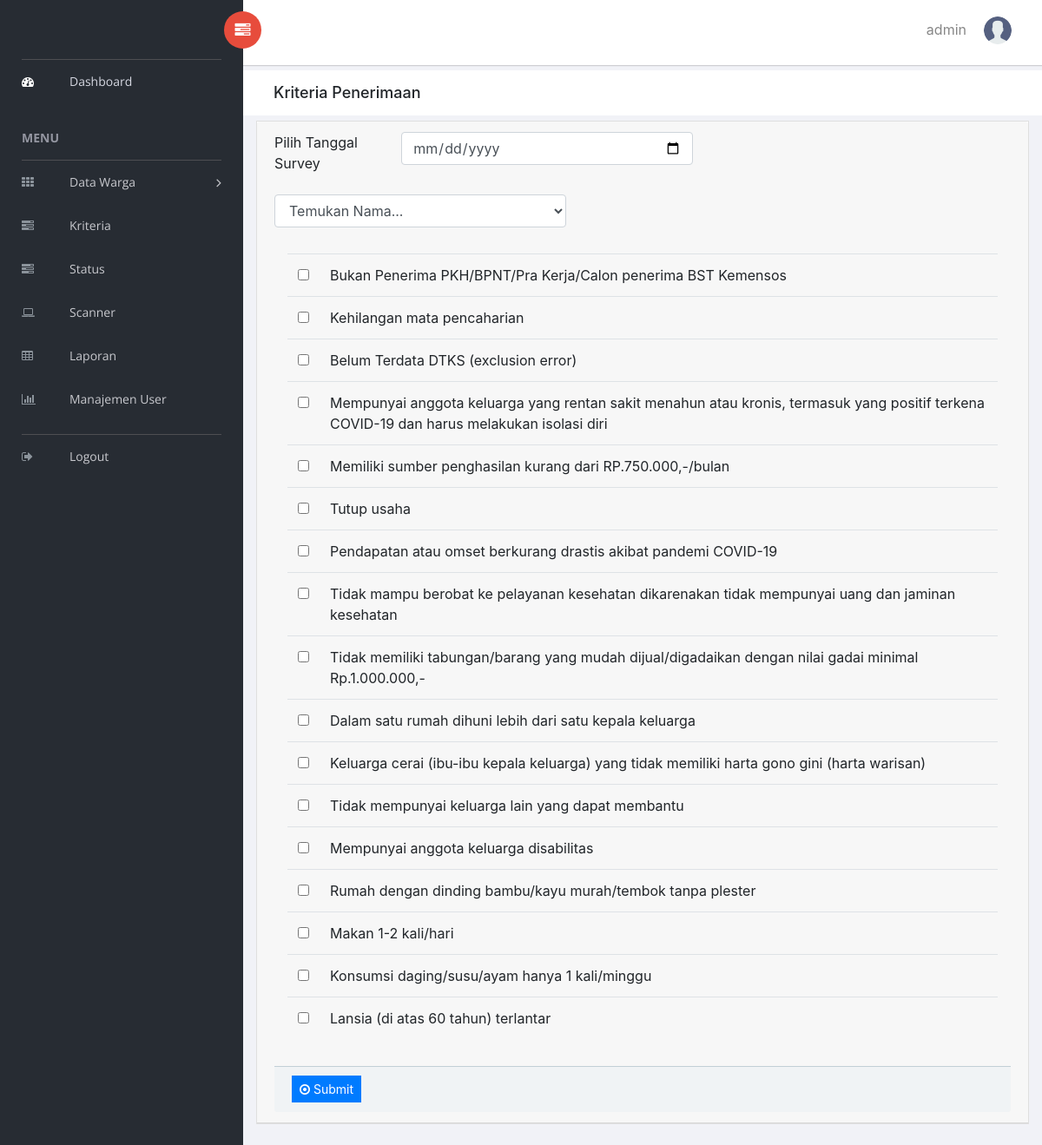
/a-kriteria.php (signed in), run on the app's committed database.
### tables this page shows
CREATE TABLE `kriteria` (
  `id_kriteria` int(11) NOT NULL,
  `nama` varchar(255) NOT NULL
);

### a-kriteria.php (the view, shortened to what this page needs)
<!doctype html>
<html class="no-js" lang="en">
<?php include 'header.php'; ?>
<body>
    <?php include 'sidebar.php'; ?>
    <div id="right-panel" class="right-panel">
        <?php include 'sidebar2.php'; ?>
        <div class="breadcrumbs">
            <div class="col-sm-4">
                <div class="page-header float-left">
                    <div class="page-title">
                        <h1>Kriteria Penerimaan</h1>
                    </div>
                </div>
            </div>
        </div>
        <form action="p-filter.php?nik=<?= $_GET['nik'] ?>" method="post" class="form-horizontal">
            <div class="col-lg-12">
                <div class="card">
                    <div class="card-header">
                        <div class="row form-group">
                            <div class="col col-md-2"><label for="nik" class=" form-control-label">Pilih Tanggal Survey</label></div>
                            <div class="col-12 col-md-5"><input type="date" name="tgl" id="tgl" class="form-control"><span class="help-block"></span></div>
                        </div>
                        <div class="row form-group">
                            <div class="col-12 col-md-5">
                                <select name="id_user" id="select" class="form-control">
                                    <option selected>Temukan Nama...</option>
                                </select>
                            </div>
                        </div>
                        <div class="card-body">
                            <table class="table">
                                <thead class="thead-light">
                                    <tr>
                                        <?php
                                        include "config.php";
                                        $tampil = "SELECT * FROM kriteria ORDER BY id_kriteria";
                                        $hasil = mysqli_query($koneksi, $tampil);
                                        $no1 = 0;
                                        while ($data = mysqli_fetch_array($hasil)) {
                                            echo "<tr >
                                    <td><input type=checkbox name='ya[]' value=$data[id_kriteria] id=id1$no1></td>
                                    <td>$data[nama]</td>";
                                            $no1++;
                                        ?>
                                        <?php } ?>
                                    </tr>
                                </thead>
                            </table>
                        </div>
                        <div class="card-footer">
                            <button type="submit" class="btn btn-primary btn-sm">
                                <i class="fa fa-dot-circle-o"></i> Submit
                            </button>
                        </div>
                    </div>
                </div>
        </form>
    </div>
</body>
</html>

### header.php (shortened to what this page needs)
<head>
    <link rel="stylesheet" href="vendors/bootstrap/dist/css/bootstrap.min.css">
    <link rel="stylesheet" href="vendors/font-awesome/css/font-awesome.min.css">
    <link rel="stylesheet" href="vendors/themify-icons/css/themify-icons.css">
    <link rel="stylesheet" href="vendors/flag-icon-css/css/flag-icon.min.css">
    <link rel="stylesheet" href="vendors/selectFX/css/cs-skin-elastic.css">
    <link rel="stylesheet" href="vendors/jqvmap/dist/jqvmap.min.css">
    <link rel="stylesheet" href="assets/css/style.css">
</head>

### sidebar.php (shortened to what this page needs)
<aside id="left-panel" class="left-panel">
    <nav class="navbar navbar-expand-sm navbar-default">
        <div class="navbar-header">
            <a class="navbar-brand" href="./"></a>
        </div>
        <div id="main-menu" class="main-menu collapse navbar-collapse">
            <ul class="nav navbar-nav">
                <li class="active">
                    <a href="a-index.php"> <i class="menu-icon fa fa-dashboard"></i>Dashboard </a>
                </li>
                <h3 class="menu-title">Menu</h3>
                <li class="menu-item-has-children dropdown">
                    <a href="#" class="dropdown-toggle" data-toggle="dropdown" aria-haspopup="true" aria-expanded="false"> <i class="menu-icon fa fa-th"></i>Data Warga</a>
                </li>
                <li>
                    <a href="a-tambah_kriteria.php" class="dropdown-toggle" aria-haspopup="true" aria-expanded="false"> <i class="menu-icon fa fa-tasks"></i>Kriteria</a>
                </li>
                <li>
                    <a href="a-status.php" class="dropdown-toggle" aria-haspopup="true" aria-expanded="false"> <i class="menu-icon fa fa-tasks"></i>Status</a>
                </li>
                <li>
                    <a href="scanner/index.php"> <i class="menu-icon fa fa-laptop"></i>Scanner</a>
                </li>
                <li>
                    <a href="a-laporan.php" class="dropdown-toggle" aria-haspopup="true" aria-expanded="false"> <i class="menu-icon fa fa-table"></i>Laporan</a>
                </li>
                <li>
                    <a href="a-manage_user.php" class="dropdown-toggle" aria-haspopup="true" aria-expanded="false"> <i class="menu-icon fa fa-bar-chart"></i>Manajemen User</a>
                </li>
                <h3 class="menu-title"></h3>
                <li>
                    <a href="p-logout.php" class="dropdown-toggle" aria-haspopup="true" aria-expanded="false"> <i class="menu-icon fa fa-sign-out"></i>Logout</a>
                </li>
            </ul>
        </div>
    </nav>
</aside>

### sidebar2.php
<header id="header" class="header">
<div class="header-menu">
    <div class="col-sm-7">
        <a id="menuToggle" class="menutoggle pull-left"><i class="fa fa fa-tasks"></i></a>
    </div>
    <div class="col-sm-5">
        <div class="user-area dropdown float-right">
            <a href="#" class="dropdown-toggle" data-toggle="dropdown" aria-haspopup="true" aria-expanded="false">
                <img class="user-avatar rounded-circle" src="images/user.png" alt="User Avatar">
            </a>
        </div>
        <div class="language-select dropdown" id="language-select">
            <p><?php echo $_SESSION['username'] ?></p>
        </div>
    </div>
</div>
</header>

### data on the page
kriteria: nama "Bukan Penerima PKH/BPNT/Pra Kerja/Calon penerima BST Kemensos"
kriteria: nama "Kehilangan mata pencaharian"
kriteria: nama "Belum Terdata DTKS (exclusion error)"
kriteria: nama "Mempunyai anggota keluarga yang rentan sakit menahun atau kronis, termasuk yang positif terkena COVID-19 dan harus melakukan isolasi diri"
kriteria: nama "Memiliki sumber penghasilan kurang dari RP.750.000,-/bulan"
kriteria: nama "Tutup usaha"
kriteria: nama "Pendapatan atau omset berkurang drastis akibat pandemi COVID-19"
kriteria: nama "Tidak mampu berobat ke pelayanan kesehatan dikarenakan tidak mempunyai uang dan jaminan kesehatan"
kriteria: nama "Tidak memiliki tabungan/barang yang mudah dijual/digadaikan dengan nilai gadai minimal Rp.1.000.000,-"
kriteria: nama "Dalam satu rumah dihuni lebih dari satu kepala keluarga"
kriteria: nama "Keluarga cerai (ibu-ibu kepala keluarga) yang tidak memiliki harta gono gini (harta warisan)"
kriteria: nama "Tidak mempunyai keluarga lain yang dapat membantu"
kriteria: nama "Mempunyai anggota keluarga disabilitas"
kriteria: nama "Rumah dengan dinding bambu/kayu murah/tembok tanpa plester"
kriteria: nama "Makan 1-2 kali/hari"
kriteria: nama "Konsumsi daging/susu/ayam hanya 1 kali/minggu"
kriteria: nama "Lansia (di atas 60 tahun) terlantar"

### other printed values
$_SESSION['username'] "admin"
